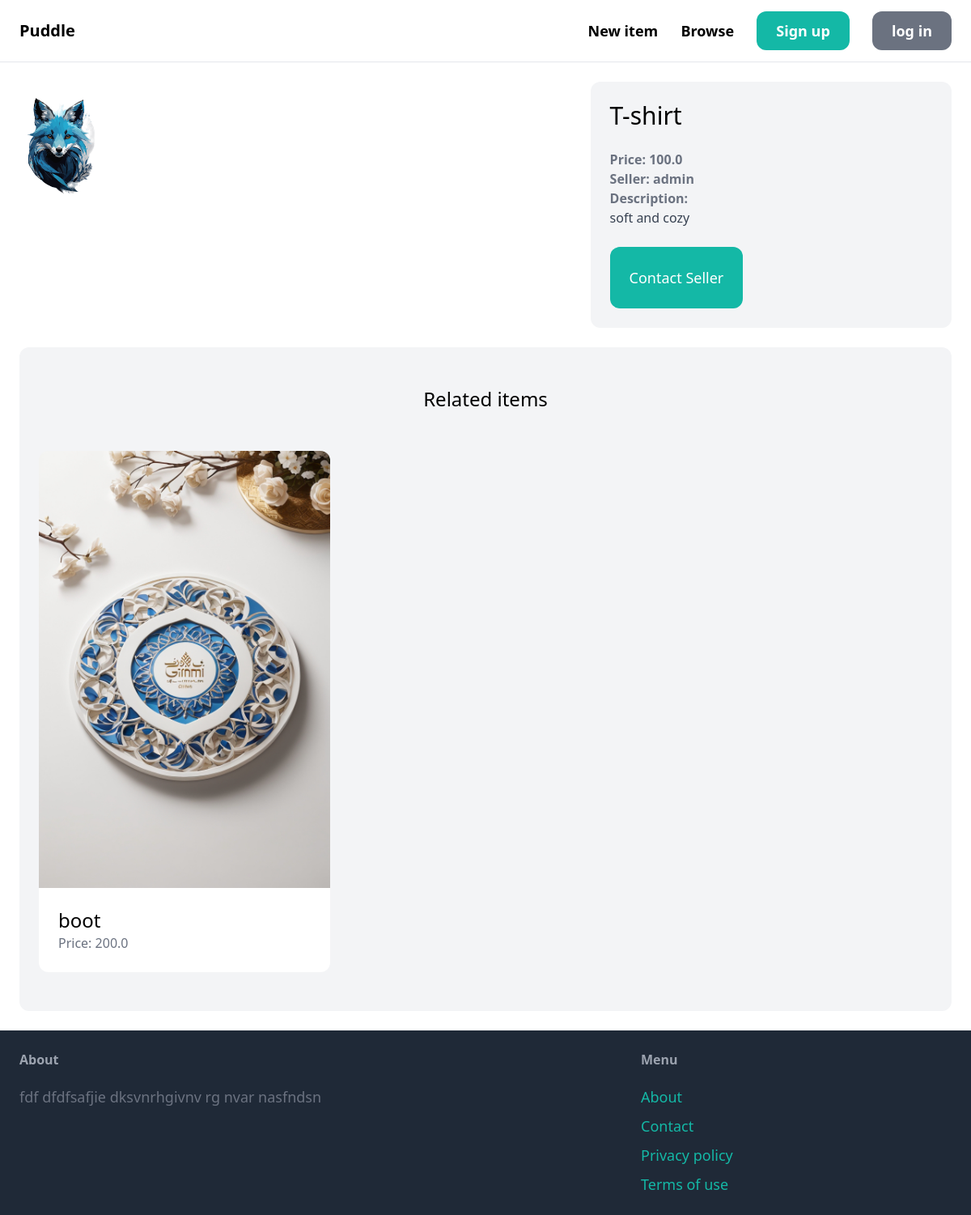
The page /items/2 on the database its author committed.
### item/models.py (models this page shows, shortened)
class Item(models.Model):
    Category=models.ForeignKey(Category,related_name='items',on_delete=models.CASCADE)
    name = models.CharField(max_length=255)
    description = models.TextField(blank=True,null=False)
    price= models.FloatField()
    image=models.ImageField(upload_to='items_images',blank=True,null=True)
    is_sold= models.BooleanField(default=False)
    created_by=models.ForeignKey(User,related_name='items',on_delete=models.CASCADE)
    created_at=models.DateTimeField(auto_now_add=True)
    class Meta:
        ordering= ('name',)

### item/views.py (the view)
# urls.py: path("<int:pk>",views.detail,name='detail'),
def detail(request,pk):
    item = get_object_or_404(Item,pk=pk)
    related_items = Item.objects.filter(Category=item.Category, is_sold=False).exclude(pk=pk)[0:3]
    return render(request, "item/detail.html", {
        "item":item,
        "related_items":related_items
    })

### item/templates/item/detail.html (shortened to what this page needs)
{%extends 'core/base.html'%}
{%block content%}
<div class="grid grid-cols-5 gap-6">
    <div class="col-span-3">
        <img src="{{item.image.url}}" alt="{{item.name}}" class="rounded-xl">
    </div>
    <div class="col-span-2 p-6 bg-gray-100 rounded-xl">
        <h1 class="mb-6 text-3xl ">{{item.name}}</h1>
        <p class="text-gray-500"><strong>Price: {{item.price}}</strong></p>
        <p class="text-gray-500"><strong>Seller: {{item.created_by.username}}</strong></p>
        {% if item.description %}
        <p class="text-gray-700">
            <strong class="text-gray-500">Description:</strong>
            <br>
            {{item.description}}
        </p>
        {% endif%}
        {% if request.user == item.created_by %}
            <div class="mt-6 p-6 bg-white rounded-xl">
                <p>This is your item!</p>
                <a href="{% url 'item:edit' item.id %}" class="inline-block mt-6 px-6 py-3 text-lg bg-teal-500 font-semibold text-white rounded-xl" >Edit</a>
                <a href="{%url 'item:delete' item.id %}" class="inline-block mt-6 px-6 py-3 text-lg font-smeibold bg-red-500 text-white rounded-xl">Delete</a>
            </div>
        {% else %}
            <a href="#" class="inline-block mt-6 px-6 py-6 text-lg font-smeibold bg-teal-500 text-white rounded-xl hover:bg-teal-700">Contact Seller</a>
        {%endif %}
    </div>
</div>
<div class="mt-6 px-6 py-12 bg-gray-100 rounded-xl">
    <h2 class="mb-12 text-2xl text-center">Related items</h2>
    <div class="grid grid-cols-3 gap-3">
        {% for item in related_items%}
            <div>
                <a href="{% url 'item:detail' item.id %}" class="">
                    <div>
                        <img src="{{item.image.url}}" alt="{{item.name}}"  class=" rounded-t-xl">
                    </div>
                    <div class="p-6 bg-white rounded-b-xl">
                        <h2 class="text-2xl">{{item.name}}</h2>
                        <p class="text-gray-500">Price: {{item.price}}</p>
                    </div>
                </a>
            </div>
        {%endfor%}
    </div>
</div>
{%endblock%}

### rows shown on the page
Item: image (picture), name "T-shirt", price "100.0", created_by.username "admin", description "soft and cozy"
Item: image (picture), name "boot", price "200.0"
